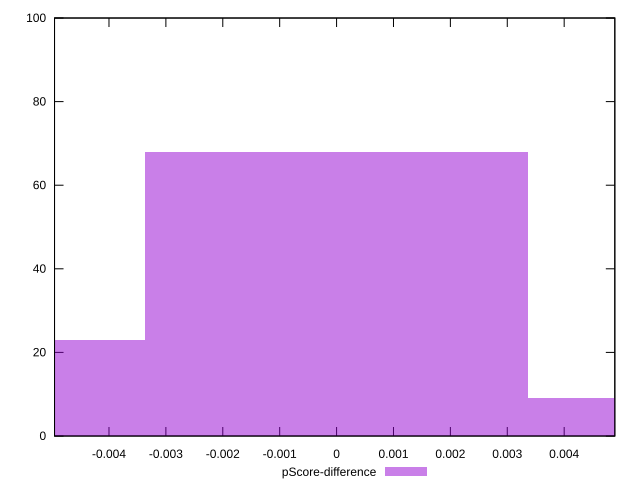

Source code (gnuplot):
reset

$pScoreDifference <<EOF
-0.006732737563976735 23
0 68
0.006732737563976735 9
EOF

set key outside below
set boxwidth 0.006732737563976735
set xrange [-0.004957018394295631:0.00489014483190503]
set yrange [0:100]
set trange [0:100]
set style fill transparent solid 0.5 noborder
set terminal svg size 640, 490 enhanced background rgb 'white'
set output "report_00014_2021-02-09T15:56:05.503Z/first-cpu-idle/samples/pages+cached/pScore-difference/histogram.svg"

plot $pScoreDifference title "pScore-difference" with boxes

reset
